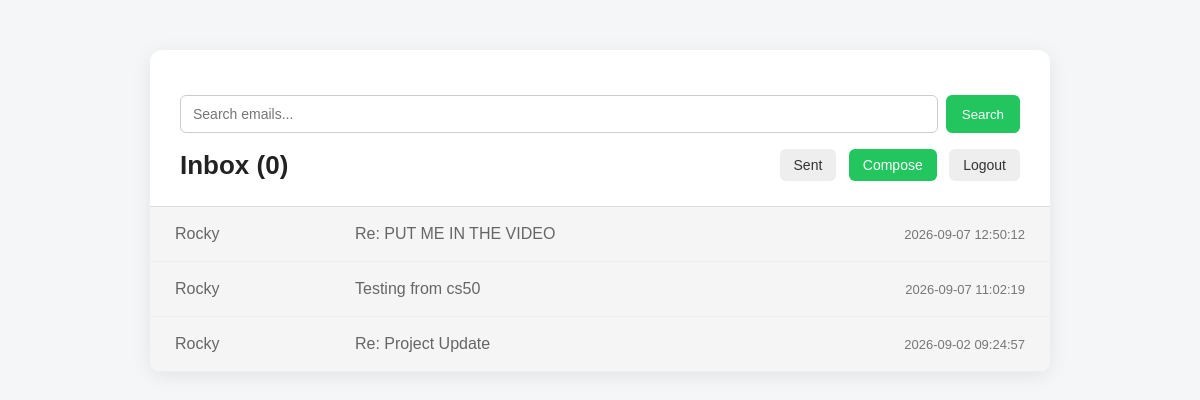
Page /inbox (signed in) on the committed database.
### tables this page shows
CREATE TABLE emails (
    email_id INTEGER PRIMARY KEY,
    sender_id INTEGER NOT NULL,
    recipient_id INTEGER NOT NULL,
    time_sent TEXT NOT NULL,
    title TEXT,
    description TEXT,
    is_read INTEGER NOT NULL DEFAULT 0,

    FOREIGN KEY (sender_id) REFERENCES users(user_id),
    FOREIGN KEY (recipient_id) REFERENCES users(user_id)
);

CREATE TABLE users (
    user_id INTEGER PRIMARY KEY,
    username TEXT NOT NULL UNIQUE,
    display_name TEXT NOT NULL,
    password_hash TEXT NOT NULL
);

### app.py (the view)
@app.route("/inbox")
def inbox():
    if "user_id" not in session:
        return redirect("/login")
    user_id = session["user_id"]
    query = request.args.get("q", "")
    db = get_db()
    if query:
        emails = db.execute("""
            SELECT
                emails.email_id,
                users.username AS sender,
                users.display_name AS sender_name,
                emails.time_sent,
                emails.title,
                emails.description,
                emails.is_read
            FROM emails
            JOIN users
                ON emails.sender_id = users.user_id
            WHERE emails.recipient_id = ?
              AND (
                  users.username LIKE ?
                  OR emails.title LIKE ?
                  OR emails.description LIKE ?
              )
            ORDER BY emails.time_sent DESC
        """, (
            user_id,
            "%" + query + "%",
            "%" + query + "%",
            "%" + query + "%"
        )).fetchall()
    else:
        emails = db.execute("""
            SELECT
                emails.email_id,
                users.username AS sender,
                users.display_name AS sender_name,
                emails.time_sent,
                emails.title,
                emails.description,
                emails.is_read
            FROM emails
            JOIN users
                ON emails.sender_id = users.user_id
            WHERE emails.recipient_id = ?
            ORDER BY emails.time_sent DESC
        """, (user_id,)).fetchall()
    count = db.execute("""
        SELECT COUNT(*) AS count
        FROM emails
        WHERE recipient_id = ?
        AND is_read = 0;
    """, (user_id,)).fetchone()
    db.close()
    return render_template(
        "inbox.html",
        emails=emails,
        query=query,
        inbox_count=count
    )

### app.py (called while the page is built)
def get_db():
    db = sqlite3.connect("emails.db")
    db.row_factory = sqlite3.Row
    return db

### templates/inbox.html (shortened to what this page needs)
{% extends "base.html" %}
{% block body %}
<div class="inbox-container">
    <div class="inbox-header">
        <form action="{{ url_for('inbox') }}" method="GET" class="search-form">
            <input
                type="text"
                name="q"
                placeholder="Search emails..."
                value="{{ query }}"
            >
            <button type="submit">
                Search
            </button>
        </form>
        <div class="header-top">
            <h1>Inbox ({{ inbox_count["count"] }})</h1>
            <div>
                <a href="{{ url_for('sent') }}" class="sent-button">
                    Sent
                </a>
                <a href="{{ url_for('compose') }}" class="compose-button">
                    Compose
                </a>
                <a href="{{ url_for('logout') }}" class="logout-button">
                    Logout
                </a>
            </div>
        </div>
    </div>
    {% if emails %}
        <ul class="email-list">
            {% for i in emails %}
            <a href="{{ url_for('email', email_id=i['email_id']) }}"
            class="email {% if i['is_read'] %}read{% else %}unread{% endif %}"
            data-email-id="{{ i['email_id'] }}">
                <div class="email-sender">
                    {{ i["sender_name"] }}
                </div>
                <div class="email-title">
                    {{ i["title"] }}
                </div>
                <div class="email-time">
                    {{ i["time_sent"] }}
                </div>
            </a>
            {% endfor %}
        </ul>
    {% else %}
        <div class="empty-inbox">
            Your inbox is empty.
        </div>
    {% endif %}
</div>
{% endblock %}

### templates/inbox.html (style rules this page uses)
body { margin: 0; background-color: #f4f6f8; font-family: Arial, sans-serif; color: #222; }
.inbox-container { max-width: 900px; margin: 50px auto; background-color: white; border-radius: 12px; box-shadow: 0 4px 20px rgba(0, 0, 0, 0.08); overflow: hidden; }
.header-top { display: flex; justify-content: space-between; align-items: center; }
.inbox-header { padding: 25px 30px; border-bottom: 1px solid #ddd; }
.inbox-header h1 { margin: 0; font-size: 26px; }
.email-list { list-style: none; padding: 0; margin: 0; }
.email { display: flex; align-items: center; padding: 18px 25px; border-bottom: 1px solid #eee; cursor: pointer; transition: background-color 0.15s; text-decoration: none; color: inherit; }
.email-sender { width: 180px; flex-shrink: 0; }
.email-title { flex: 1; }
.email-time { color: #777; font-size: 13px; margin-left: 20px; }
.read { background-color: #f5f5f5; color: #666; }
.sent-button, .compose-button, .logout-button { display: inline-block; padding: 8px 14px; border-radius: 6px; text-decoration: none; font-size: 14px; }
.compose-button { color: white; margin-right: 8px; }
.sent-button, .logout-button { background-color: #eee; color: #333; }
.sent-button { margin-right: 8px; }
.search-form { display: flex; margin-top: 20px; gap: 8px; }
.search-form input { flex: 1; padding: 10px 12px; border: 1px solid #ccc; border-radius: 6px; font-size: 14px; }
.search-form button { width: auto; padding: 10px 16px; border: none; border-radius: 6px; color: white; cursor: pointer; }
.compose-button { background-color: #22c55e; }
.search-form button { background-color: #22c55e; }

### rows in the picture
emails: sender_name "Rocky", title "Re: PUT ME IN THE VIDEO", time_sent "2026-09-07 12:50:12"
emails: sender_name "Rocky", title "Testing from cs50", time_sent "2026-09-07 11:02:19"
emails: sender_name "Rocky", title "Re: Project Update", time_sent "2026-09-02 09:24:57"

### other values in the picture
{{ inbox_count["count"] }} "0"
